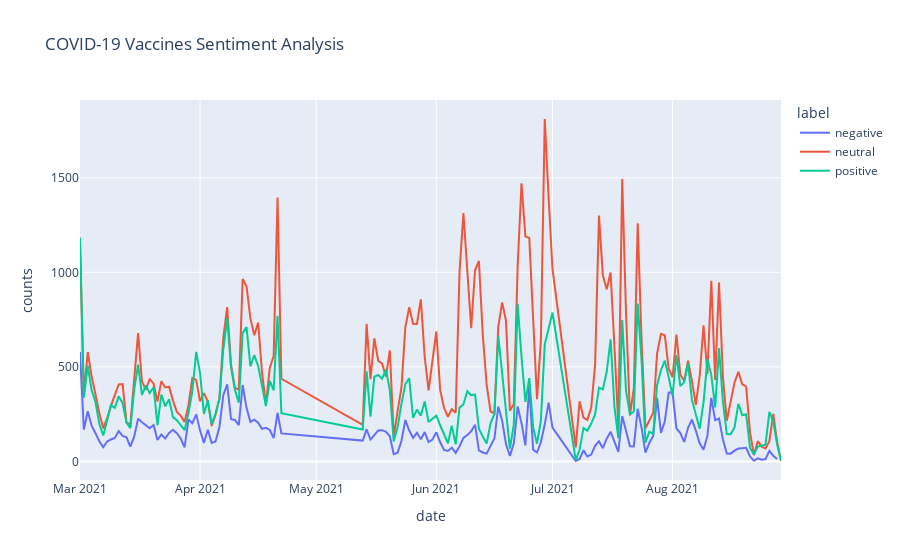

Notebook source saved alongside this figure:
### Code cell
# plot to see label across date
px.line(data_agg, x='date', y='counts', color='label', title='COVID-19 Vaccines Sentiment Analysis')

### Figure 1 — Plotly figure (JSON) as saved in the notebook; plotly's stock layout.template omitted (floating-point values rounded to 4 significant figures; data arrays with more than 128 entries replaced by an {"elided": "..."} marker saying what was removed)
{"data": [{"hovertemplate": "label=negative<br>date=%{x}<br>counts=%{y}<extra></extra>", "legendgroup": "negative", "line": {"color": "#636efa", "dash": "solid"}, "marker": {"symbol": "circle"}, "mode": "lines", "name": "negative", "orientation": "v", "showlegend": true, "type": "scatter", "x": {"elided": "156 str values"}, "xaxis": "x", "y": {"elided": "156 int values"}, "yaxis": "y"}, {"hovertemplate": "label=neutral<br>date=%{x}<br>counts=%{y}<extra></extra>", "legendgroup": "neutral", "line": {"color": "#EF553B", "dash": "solid"}, "marker": {"symbol": "circle"}, "mode": "lines", "name": "neutral", "orientation": "v", "showlegend": true, "type": "scatter", "x": {"elided": "157 str values"}, "xaxis": "x", "y": {"elided": "157 int values"}, "yaxis": "y"}, {"hovertemplate": "label=positive<br>date=%{x}<br>counts=%{y}<extra></extra>", "legendgroup": "positive", "line": {"color": "#00cc96", "dash": "solid"}, "marker": {"symbol": "circle"}, "mode": "lines", "name": "positive", "orientation": "v", "showlegend": true, "type": "scatter", "x": {"elided": "157 str values"}, "xaxis": "x", "y": {"elided": "157 int values"}, "yaxis": "y"}], "layout": {"legend": {"title": {"text": "label"}, "tracegroupgap": 0}, "title": {"text": "COVID-19 Vaccines Sentiment Analysis"}, "xaxis": {"anchor": "y", "domain": [0, 1], "title": {"text": "date"}}, "yaxis": {"anchor": "x", "domain": [0, 1], "title": {"text": "counts"}}}}
